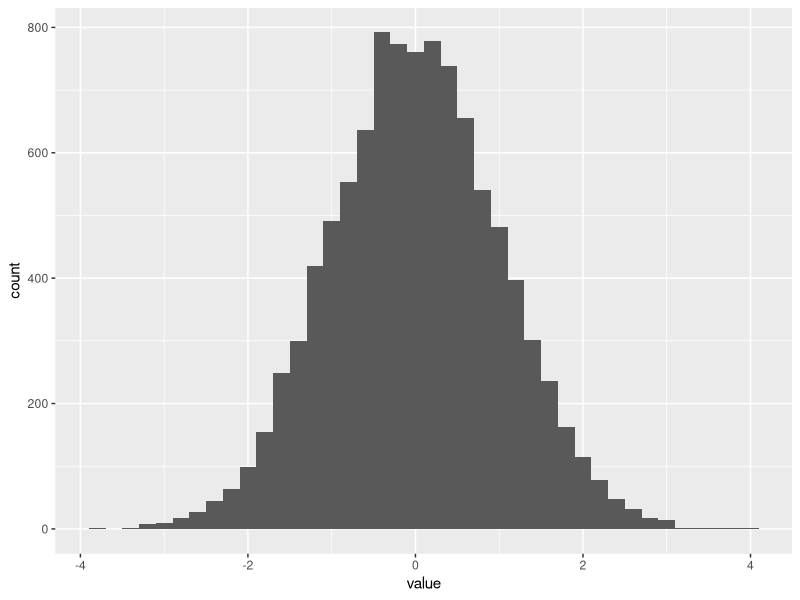

Reproduce this figure in R.
setwd("/Users/josh/senofjohan/r/dual-purpose-graphing")

# Load libraries
library(ggplot2)

# Toggling between TRUE and FALSE will display different graph
is.research.paper=TRUE

# Sample data
data=data.frame(value=rnorm(10000))

if (is.research.paper) { # plot data in black and white
  histogram = ggplot(data, aes(x=value)) + geom_histogram(binwidth = 0.2)
  print(histogram)
} else if (!is.research.paper) { # plot data in turquoise inspired by 'theoceancleanup.com/'
  histogram = ggplot(data, aes(x=value)) + geom_histogram(
    binwidth = 0.2, 
    color="black", 
    fill="turquoise" 
  ) 
  print(histogram)
}